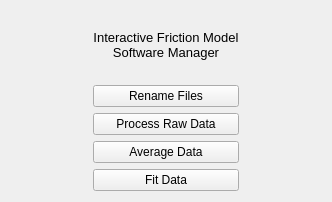
<?xml version="1.0" encoding="UTF-8"?>
<ui version="4.0">
 <class>ManagerWidget</class>
 <widget class="QWidget" name="ManagerWidget">
  <property name="geometry">
   <rect>
    <x>0</x>
    <y>0</y>
    <width>332</width>
    <height>202</height>
   </rect>
  </property>
  <property name="windowTitle">
   <string>Form</string>
  </property>
  <widget class="QWidget" name="gridLayoutWidget">
   <property name="geometry">
    <rect>
     <x>10</x>
     <y>10</y>
     <width>311</width>
     <height>181</height>
    </rect>
   </property>
   <layout class="QGridLayout" name="gridLayout">
    <item row="3" column="1">
     <widget class="QPushButton" name="launchAverageDataWindow_btn">
      <property name="font">
       <font>
        <pointsize>9</pointsize>
       </font>
      </property>
      <property name="text">
       <string>Average Data</string>
      </property>
     </widget>
    </item>
    <item row="4" column="1">
     <widget class="QPushButton" name="launchFitDataWindow_btn">
      <property name="font">
       <font>
        <pointsize>9</pointsize>
       </font>
      </property>
      <property name="text">
       <string>Fit Data</string>
      </property>
     </widget>
    </item>
    <item row="2" column="1">
     <widget class="QPushButton" name="processData_btn">
      <property name="font">
       <font>
        <pointsize>9</pointsize>
       </font>
      </property>
      <property name="text">
       <string>Process Raw Data</string>
      </property>
     </widget>
    </item>
    <item row="0" column="0">
     <spacer name="horizontalSpacer">
      <property name="orientation">
       <enum>Qt::Horizontal</enum>
      </property>
      <property name="sizeHint" stdset="0">
       <size>
        <width>40</width>
        <height>20</height>
       </size>
      </property>
     </spacer>
    </item>
    <item row="0" column="1">
     <widget class="QLabel" name="title">
      <property name="sizePolicy">
       <sizepolicy hsizetype="Preferred" vsizetype="Preferred">
        <horstretch>0</horstretch>
        <verstretch>0</verstretch>
       </sizepolicy>
      </property>
      <property name="font">
       <font>
        <pointsize>10</pointsize>
       </font>
      </property>
      <property name="text">
       <string>Interactive Friction Model Software Manager</string>
      </property>
      <property name="alignment">
       <set>Qt::AlignCenter</set>
      </property>
      <property name="wordWrap">
       <bool>true</bool>
      </property>
     </widget>
    </item>
    <item row="1" column="1">
     <widget class="QPushButton" name="fileRenaming_btn">
      <property name="font">
       <font>
        <pointsize>9</pointsize>
       </font>
      </property>
      <property name="text">
       <string>Rename Files</string>
      </property>
     </widget>
    </item>
    <item row="0" column="2">
     <spacer name="horizontalSpacer_2">
      <property name="orientation">
       <enum>Qt::Horizontal</enum>
      </property>
      <property name="sizeHint" stdset="0">
       <size>
        <width>40</width>
        <height>20</height>
       </size>
      </property>
     </spacer>
    </item>
   </layout>
  </widget>
  <widget class="QPushButton" name="launchPlottingWindow_btn">
   <property name="geometry">
    <rect>
     <x>110</x>
     <y>210</y>
     <width>121</width>
     <height>31</height>
    </rect>
   </property>
   <property name="text">
    <string>Second Window</string>
   </property>
  </widget>
 </widget>
 <resources/>
 <connections/>
</ui>
